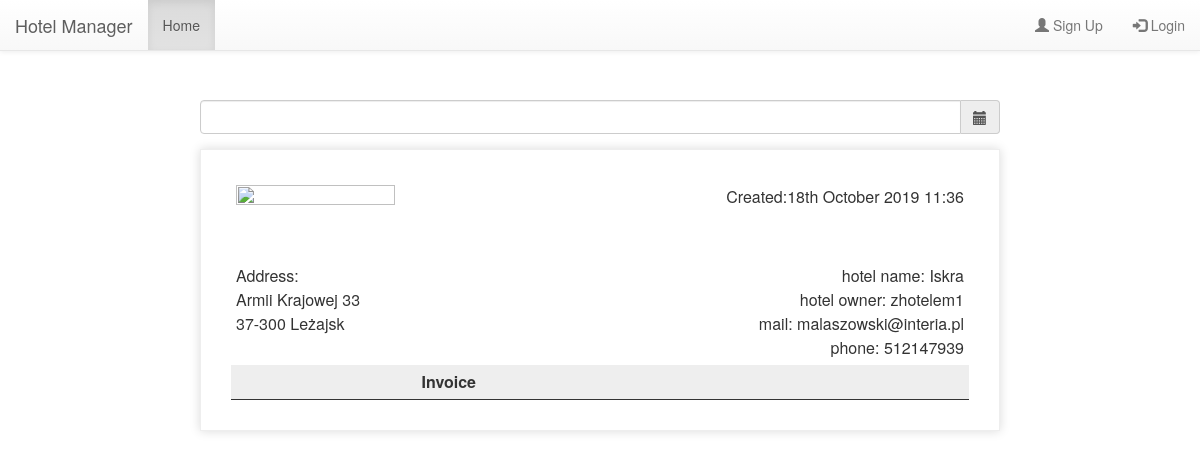
Page /booking/profile/2/ on the committed database.
### booking/models.py (models this page shows, shortened)
class Hotel(models.Model):
    hotel_owner = models.ForeignKey(HotelOwner, on_delete=models.CASCADE)
    hotel_name = models.CharField(max_length=120, verbose_name="Your hotel name")
    hotel_country = models.CharField(max_length=50, verbose_name="Your hotel country")
    hotel_city = models.CharField(max_length=100, verbose_name="Your hotel city")
    hotel_zip_code = models.CharField(max_length=6, default="43-701", verbose_name="Your hotel zip code")
    hotel_street = models.CharField(max_length=100, verbose_name="Your hotel street")
    hotel_street_number = models.IntegerField(default=0, verbose_name="Your hotel street number")
    hotel_place_number = models.IntegerField(default=0, verbose_name="Your hotel place number")
    hotel_short_desc = models.TextField(max_length=200, verbose_name="Briefly describe your hotel")
    hotel_long_desc = models.TextField(max_length=2000, verbose_name="Full description of your hotel")
    hotel_image = models.FileField(verbose_name="Upload image with your hotel")
    hotel_rating = models.FloatField(default=0.0)
    hotel_room_sgl = models.PositiveIntegerField(validators=[MinValueValidator(0)], default=0,
                                                 verbose_name="Number of single rooms in your hotel")
    hotel_room_dbl = models.PositiveIntegerField(validators=[MinValueValidator(0)], default=0,
                                                 verbose_name="Number of double rooms in your hotel")
    hotel_room_twin = models.PositiveIntegerField(validators=[MinValueValidator(0)], default=0,
                                                  verbose_name="Number of twin rooms in your hotel")
    hotel_room_tpl = models.PositiveIntegerField(validators=[MinValueValidator(0)], default=0,
                                                 verbose_name="Number of triple rooms in your hotel")
    hotel_room_qdbl = models.PositiveIntegerField(validators=[MinValueValidator(0)], default=0,
                                                  verbose_name="Number of quad rooms in your hotel")
    hotel_room_family = models.PositiveIntegerField(validators=[MinValueValidator(0)], default=0,
                                                    verbose_name="Number of family rooms in your hotel")
    hotel_room_apartment = models.PositiveIntegerField(validators=[MinValueValidator(0)], default=0,
                                                       verbose_name="Number of apartment rooms in your hotel")
    hotel_room_sgl_price = models.PositiveIntegerField(validators=[MinValueValidator(0)], default=0,
                                                       verbose_name="Your hotel single room price in $")
    hotel_room_dbl_price = models.PositiveIntegerField(validators=[MinValueValidator(0)], default=0,
                                                       verbose_name="Your hotel double room price in $")
    hotel_room_twin_price = models.PositiveIntegerField(validators=[MinValueValidator(0)], default=0,
                                                        verbose_name="Your hotel twin room price in $")
    hotel_room_tpl_price = models.PositiveIntegerField(validators=[MinValueValidator(0)], default=0,
                                                       verbose_name="Your hotel triple room price in $")
    hotel_room_qdbl_price = models.PositiveIntegerField(validators=[MinValueValidator(0)], default=0,
                                                        verbose_name="Your hotel quad room price in $")
    hotel_room_family_price = models.PositiveIntegerField(validators=[MinValueValidator(0)], default=0,
                                                          verbose_name="Your hotel family room price in $")
    hotel_room_apartment_price = models.PositiveIntegerField(validators=[MinValueValidator(0)], default=0,
                                                             verbose_name="Your hotel apartment room price in $")

class HotelOwner(AbstractUser):
    hasHotel = models.BooleanField(default=False)
    phone_regex = RegexValidator(regex=r'^\+?1?\d{9,15}$',
                                 message="Phone number must be entered in the format: '+999999999'. Up to 15 digits "
                                         "allowed.")
    phone_number = models.CharField(validators=[phone_regex], max_length=17, blank=False, null=False)
    class Meta:
        app_label = 'booking'
        permissions = ("has_hotel", "Has hotel."),

### booking/views.py (the view)
# urls.py: path('profile/<int:pk>/', views.HotelStatistics.as_view(), name='hotel_statistics'),
class HotelStatistics(ListView):
    context_object_name = 'reservations'
    template_name = 'booking/hotel_statistics.html'
    def get_queryset(self, **kwargs):
        pknum = self.kwargs.get('pk', )
        hotel = Hotel.objects.get(pk=pknum)
        reservationsDuringMonth = Reservation.objects.filter(reservation_hotel=hotel).filter(reservation_from__month=datetime.now().month).order_by('reservation_from')
        return reservationsDuringMonth
    def get_context_data(self, *, object_list=None, **kwargs):
        context = super(HotelStatistics, self).get_context_data(**kwargs)
        pknum = self.kwargs.get('pk', )
        hotel = Hotel.objects.get(pk=pknum)
        context['hotel_id'] = hotel.pk
        context['hotel'] = hotel
        return context

### booking/templates/booking/hotel_statistics.html (shortened to what this page needs)
{% extends 'base.html' %}
{% load crispy_forms_tags %}
{% load booking_extras %}
{% block head %}
    <link href="https://maxcdn.bootstrapcdn.com/bootstrap/3.3.5/css/bootstrap.min.css" rel="stylesheet"/>
    <link href="http://cdn.rawgit.com/Eonasdan/bootstrap-datetimepicker/a549aa8780dbda16f6cff545aeabc3d71073911e/build/css/bootstrap-datetimepicker.css"
          rel="stylesheet"/>
{% endblock %}
{% block body %}
    <div id="outer" style="width:100%; margin-top: 100px">
        <div class="container" style="display: table;margin: 0 auto;">
            <div class="row">
                <div class='col-sm-12' style="max-width: 830px; margin-left: 170px;">
                    <div class="form-group">
                        <div class='input-group date' id='datetimepicker1'>
                            <input type='text' class="form-control"/>
                            <span class="input-group-addon">
                        <span class="glyphicon glyphicon-calendar"></span>
                    </span>
                        </div>
                    </div>
                </div>
            </div>
        </div>
    </div>
    <div class="invoice-box">
        <table cellpadding="0" cellspacing="0">
            <tr>
                <td class="title">
                    <img src="http://oi66.tinypic.com/2rnuek1.jpg"
                         style="width:100%; max-width:300px;">
                </td>
                <td></td>
                <td>
                    <div id="date">Created:{% now "jS F Y H:i" %}</div>
                </td>
            </tr>
            <tr>
                <td style="padding-top: 50px">
                    Address:<br>
                    {{ hotel.hotel_street }}<br>
                    {{ hotel.hotel_zip_code }}  {{ hotel.hotel_city }}<br>
                </td>
                <td></td>
                <td style="padding-top: 50px;">
                    hotel name: {{ hotel.hotel_name }}<br>
                    hotel owner: {{ hotel.hotel_owner }}<br>
                    mail: {{ hotel.hotel_owner.email }}<br>
                    phone: {{ hotel.hotel_owner.phone_number }}
                </td>
            </tr>
            <tr class="heading">
                <td></td>
                <td> Invoice</td>
                <td></td>
            </tr>
        </table>
    </div>
{% endblock %}

### booking/templates/booking/hotel_statistics.html (style rules this page uses)
.invoice-box { max-width: 800px; margin: auto; margin-bottom: 50px; padding: 30px; border: 1px solid #eee; box-shadow: 0 0 10px rgba(0, 0, 0, .15); font-size: 16px; line-height: 24px; font-family: 'Helvetica Neue', 'Helvetica', Helvetica, Arial, sans-serif; color: #555; }
.invoice-box table { width: 100%; line-height: inherit; text-align: left; }
.invoice-box table td { padding: 5px; vertical-align: top; }
.invoice-box table tr td:nth-child(1) { text-align: left; color: #333333; }
.invoice-box table tr td:nth-child(2) { text-align: center; padding-right: 70px; color: #333333; }
.invoice-box table tr td:nth-child(3) { text-align: right; color: #333333; padding-left: 80px; }
.invoice-box table tr.heading td { background: #eee; border-bottom: 1px solid; font-weight: bold; }

### rows in the picture
Hotel: hotel_street "Armii Krajowej 33", hotel_zip_code "37-300", hotel_city "Leżajsk", hotel_name "Iskra", hotel_owner "zhotelem1", hotel_owner.email "malaszowski@interia.pl", hotel_owner.phone_number "512147939"
